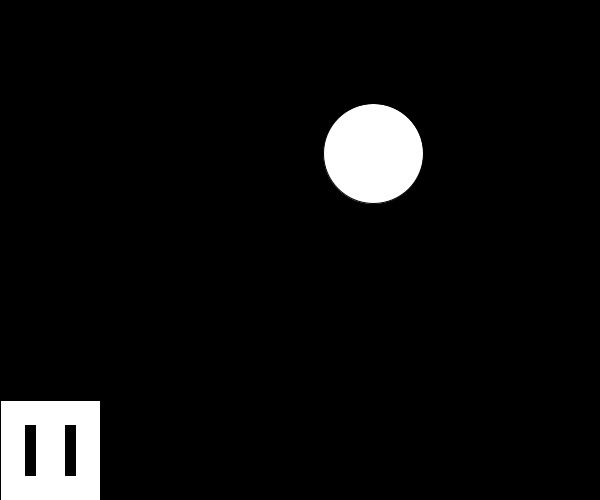
Frame 1 (no input)
Frame 60 (the mouse pressed at the canvas centre just before this capture): identical to frame 1, image omitted
Frame 120 (the mouse held since frame 60 and released just before this capture): identical to frame 1, image omitted

The Processing sketch that drew this single still picture (run headless with seeded random() and noise(); from frame 60 on, the mouse is pressed at the canvas centre):

// Processing sketch: ClickerGame
// ── ClickerGame.pde
float bx= random(50, 550);
float by= random(50, 450);
float vbx = 0;
float vby = 0;
int saveScore = 0;
int size = 0;
boolean paused = false;
boolean gameover = false;
void setup() {
  size(600, 500);
  textSize(50);
}
void draw() {
  if (!gameover) {
    background(0);
    rect(0,400,100,100);
    fill(0);
    rect(25,425,10,50);
    rect(65,425,10,50);
    fill(255);
  } else {
    size = round(random(10, 100));
    bx = random(0, 600);
    by = random(0, 500);
    vbx = 0;
    vby = 0;
    fill(0);
    text("Game Over!", 200, 200);
    text("Score: "+saveScore, 200, 300);
    fill(255);
  }
  bx = bx+vbx;
  by = vby+by;
  circle(bx, by, 100-size);
  if (by<50||by>450) {
    vby = vby*-1;
  }
  if (bx<50||bx>550) {
    vbx = vbx*-1;
  }
}
void mouseReleased() {
  if (dist(mouseX, mouseY, bx, by) <= 50&&!gameover) {
    size++;
    bx = random(50, 550);
    by = random(50, 450);
    vbx = random(-1, 1) * size;
    vby = random(-1, 1) * size;
  }else if(mouseX<100&&mouseY>400) {
    paused = !paused;
  }else if (!gameover){
    saveScore = size;
    gameover = true;
  }else{
    background(0);
    gameover = false;
    saveScore = 0;
    size = 0;
  }
}
